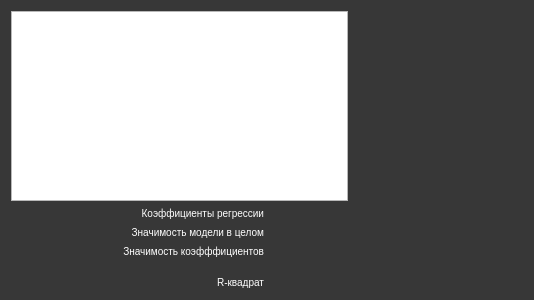
<?xml version="1.0" encoding="UTF-8"?>
<ui version="4.0">
 <class>Dialog</class>
 <widget class="QDialog" name="Dialog">
  <property name="geometry">
   <rect>
    <x>0</x>
    <y>0</y>
    <width>534</width>
    <height>300</height>
   </rect>
  </property>
  <property name="windowTitle">
   <string>Dialog</string>
  </property>
  <property name="styleSheet">
   <string notr="true">QDialog{
background-color: #373737;
}
QLabel{
font-size: 10px;
color: white;
}
</string>
  </property>
  <layout class="QVBoxLayout" name="verticalLayout_3">
   <item>
    <layout class="QVBoxLayout" name="verticalLayout_2" stretch="0,0">
     <item>
      <layout class="QHBoxLayout" name="horizontalLayout_3" stretch="2,1">
       <property name="bottomMargin">
        <number>0</number>
       </property>
       <item>
        <layout class="QGridLayout" name="gridLayout_2">
         <property name="leftMargin">
          <number>0</number>
         </property>
         <item row="0" column="0">
          <widget class="QTableWidget" name="table_reg_2"/>
         </item>
        </layout>
       </item>
       <item>
        <widget class="QWidget" name="graphic_reg_2" native="true"/>
       </item>
      </layout>
     </item>
     <item>
      <layout class="QGridLayout" name="gridLayout_4">
       <property name="topMargin">
        <number>0</number>
       </property>
       <item row="1" column="0">
        <widget class="QLabel" name="label_6">
         <property name="text">
          <string>&lt;html&gt;&lt;head/&gt;&lt;body&gt;&lt;p align=&quot;right&quot;  style=&quot; font-size:10px&quot;&gt;Значимость модели в целом&lt;/p&gt;&lt;/body&gt;&lt;/html&gt;</string>
         </property>
        </widget>
       </item>
       <item row="0" column="1">
        <widget class="QLabel" name="coef_reg_label_2">
         <property name="text">
          <string>&lt;html&gt;&lt;head/&gt;&lt;body&gt;&lt;p align=&quot;right&quot;&gt;&lt;span style=&quot; font-size:10px;&quot;&gt;&lt;/span&gt;&lt;/p&gt;&lt;/body&gt;&lt;/html&gt;</string>
         </property>
        </widget>
       </item>
       <item row="2" column="0">
        <widget class="QLabel" name="label_4">
         <property name="text">
          <string>&lt;html&gt;&lt;head/&gt;&lt;body&gt;&lt;p align=&quot;right&quot;  style=&quot; font-size:10px&quot;&gt;Значимость коэфффициентов&lt;br/&gt;&lt;/p&gt;&lt;/body&gt;&lt;/html&gt;</string>
         </property>
        </widget>
       </item>
       <item row="0" column="0">
        <widget class="QLabel" name="label_5">
         <property name="text">
          <string>&lt;html&gt;&lt;head/&gt;&lt;body&gt;&lt;p align=&quot;right&quot;&gt;&lt;span style=&quot; font-size:10px;&quot;&gt;Коэффициенты регрессии&lt;/span&gt;&lt;/p&gt;&lt;/body&gt;&lt;/html&gt;</string>
         </property>
        </widget>
       </item>
       <item row="2" column="1">
        <widget class="QLabel" name="znam_coef_label_2">
         <property name="text">
          <string>&lt;html&gt;&lt;head/&gt;&lt;body&gt;&lt;p align=&quot;right&quot;&gt;&lt;span style=&quot; font-size:10px;&quot;&gt;&lt;/span&gt;&lt;/p&gt;&lt;/body&gt;&lt;/html&gt;</string>
         </property>
        </widget>
       </item>
       <item row="1" column="1">
        <widget class="QLabel" name="znam_mod_label_2">
         <property name="text">
          <string>&lt;html&gt;&lt;head/&gt;&lt;body&gt;&lt;p align=&quot;right&quot;&gt;&lt;span style=&quot; font-size:10px;&quot;&gt;&lt;/span&gt;&lt;/p&gt;&lt;/body&gt;&lt;/html&gt;</string>
         </property>
        </widget>
       </item>
       <item row="3" column="0">
        <widget class="QLabel" name="label">
         <property name="text">
          <string>&lt;html&gt;&lt;head/&gt;&lt;body&gt;&lt;p align=&quot;right&quot;  style=&quot; font-size:10px&quot;&gt;R-квадрат&lt;/p&gt;&lt;/body&gt;&lt;/html&gt;</string>
         </property>
        </widget>
       </item>
       <item row="3" column="1">
        <widget class="QLabel" name="label_2">
         <property name="text">
          <string>&lt;html&gt;&lt;head/&gt;&lt;body&gt;&lt;p align=&quot;right&quot;  style=&quot; font-size:10px&quot;&gt;&lt;/p&gt;&lt;/body&gt;&lt;/html&gt;</string>
         </property>
        </widget>
       </item>
      </layout>
     </item>
    </layout>
   </item>
  </layout>
 </widget>
 <resources/>
 <connections/>
</ui>
